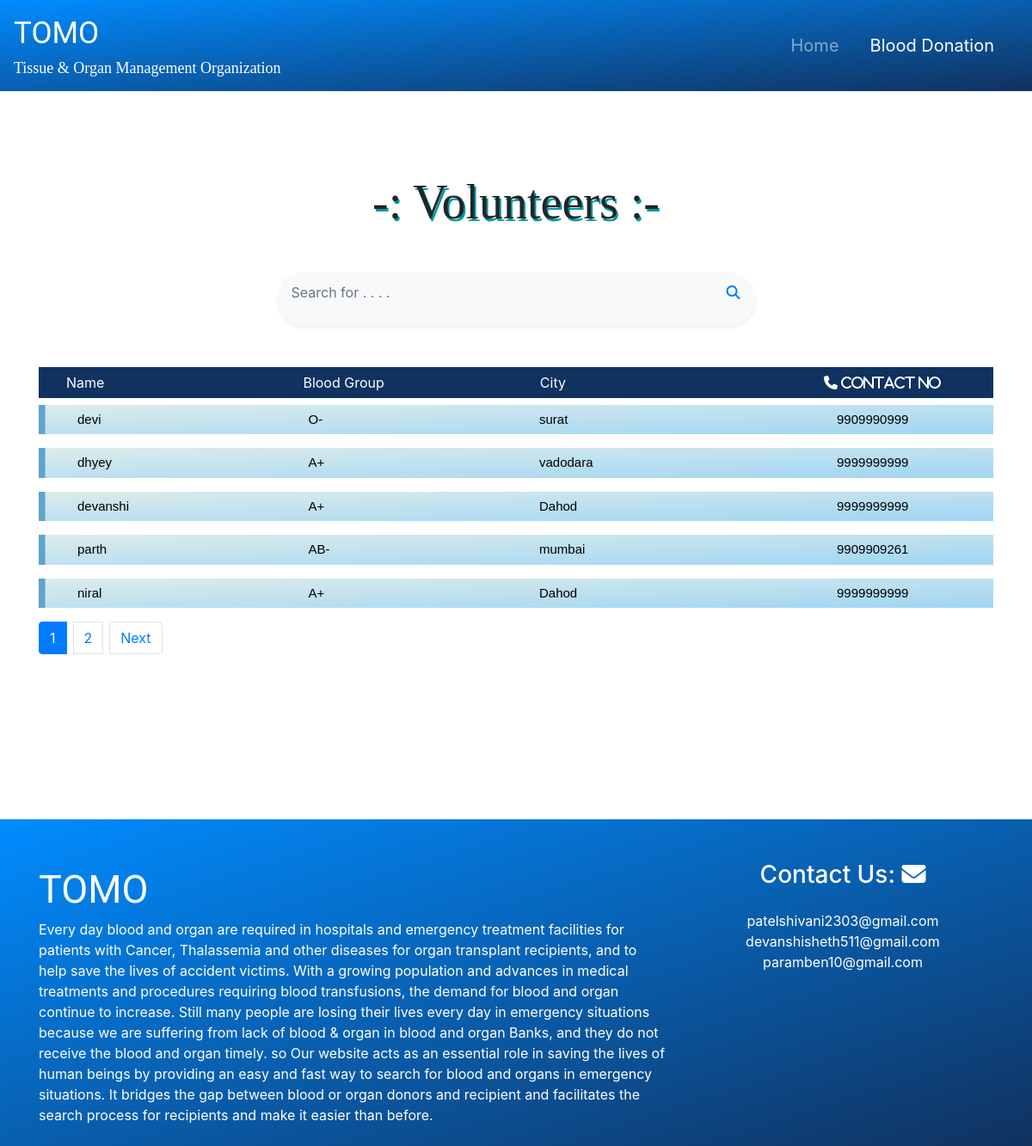
Page /Blood_Donation/VolunteerList/ on the committed database.
### blood_donation/models.py (models this page shows)
class Volunteer(models.Model):
    volunteer_email=models.CharField(max_length=50,primary_key=True,help_text ='write your email')
    volunteer_name=models.CharField(max_length=30)
    volunteer_city=models.CharField(max_length=20)
    volunteer_mobile_no=models.CharField(max_length=10)
    volunteer_bloodGroup=models.CharField(max_length=10,default=None)
    volunteer_gender=models.CharField(max_length=10,default=None)

### blood_donation/views.py (the view)
def VolunteerList(request):
    volunteers=Volunteer.objects.all()
    if volunteers.exists():
        paginator = Paginator(volunteers,5)
        page = request.GET.get('page', 1)
        try:
            volunteerss = paginator.page(page)
        except PageNotAnInteger:
            users = paginator.page(1)
        except EmptyPage:
            users = paginator.page(paginator.num_pages)
        return render(request, 'VolunteerList.html', {'volunteers':volunteerss})
    return render(request, 'VolunteerList.html')

### blood_donation/templates/VolunteerList.html (shortened to what this page needs)
<html>
<head>
    {% load static %}
    <link rel="stylesheet" type="text/css" href="{% static 'css/style3.css' %}">
    <link rel="stylesheet" href="https://stackpath.bootstrapcdn.com/bootstrap/4.4.1/css/bootstrap.min.css">
</head>
<body>
    <nav class="navbar navbar-expand-lg navbar-dark sticky-top" style="background:rgb(1, 140, 255); background: linear-gradient(to top left, #10325f, rgb(1, 140, 255) ); ">
        <a class="navbar-brand" href="#" style="font-size: 35px;">TOMO <br>
          <span style="font-size:18px; font-family:'Times New Roman', serif;">  Tissue & Organ Management Organization <span>
        </a>
        <div class="collapse navbar-collapse justify-content-end" id="navbarNavAltMarkup">
            <div class="navbar-nav" style="font-size: 20px;">
                <a class="nav-item nav-link" href="/">Home</a>
                <a class="nav-item nav-link active" href="/Blood_Donation/BloodDonationHome"><span class="sr-only">(current)</span> Blood Donation</a>
            </div>
        </div>
    </nav>
    <div class="container my-5">
        <h2 class="text-center display-4 pt-5 mb-5" style="font-family:'Times New Roman', Times, serif; text-shadow:2px 3px rgb(4, 153, 153);">-: Volunteers :-</h2>
        <div class="p-1 bg-light rounded rounded-pill shadow-sm my-5" style="width:50%;margin: auto;">
            <form action="/Blood_Donation/searchBloodGroup/" method="GET" value="{{request.GET.q}}">
                <div class="input-group">
                    <input id="search" type="text" name="q" value="{{request.GET.q}}" placeholder="Search for . . . . " aria-describedby="button-addon1" class="form-control border-0 bg-light" style="box-shadow: none;">
                    <div class="input-group-append">
                        <button type="submit" name="submit" value="Search" class="btn btn-link text-primary"><i class="fa fa-search"></i></button>
                    </div>
                </div>
            </form>
        </div>
         {% if volunteers %}
        <div class="list" style="background-color:#10325f; color:white; padding: .4em .4em .4em 2em;">
            <div class="row">
                <div class="col">
                    Name
                </div>
                <div class="col">
                    Blood Group
                </div>
                <div class="col">
                    City
                </div>
                <div class="col text-center">
                    <i class="fa fa-phone" aria-hidden="true"> Contact No</i>
                </div>
            </div>
        </div>
        {% for vol in volunteers%}
        <div class="list-type4">
            <ol>
                <li>
                    <div class="row">
                        <div class="col">
                            {{vol.volunteer_name}}
                        </div>
                        <div class="col">
                            {{vol.volunteer_bloodGroup}}
                        </div>
                        <div class="col">
                            {{vol.volunteer_city}}
                        </div>
                        <div class="col text-center">
                            {{vol.volunteer_mobile_no}}
                        </div>
                    </div>
                </li>
            </ol>
        </div>
        {% endfor%} {% endif %}
        {% if volunteers.has_other_pages %}
        <ul class="pagination">
             {% for i in volunteers.paginator.page_range %} {% if volunteers.number == i %}
            <li class="active page-item mr-2"><a class="page-link">{{ i }}  <span class="sr-only">(current)</span></a></li>
            {% else %}
            <li class="page-item mr-2"><a class="page-link" href="?page={{ i }}">{{ i }}</a></li>
            {% endif %} {% endfor %} {% if volunteers.has_next %}
            <li class="page-item mr-2"><a class="page-link" href="?page={{ volunteers.next_page_number }}">Next</a></li>
            {% endif %}
        </ul>
        {% endif %}
    </div>
    <br>
    <br>
    <br>
    <br>
    <br>
    <br>
    <footer class="pt-5 pb-2" style="background:rgb(1, 140, 255); background: linear-gradient(to top left, #10325f, rgb(1, 140, 255) );  ">
        <div class="container text-white">
            <div class="row">
                <div class="col-lg-8 col-md-12 mb-4 mb-md-0">
                    <div class="logo-part">
                        <a class="w-50 logo-footer" style="  font-family: 'Lobster', cursive;
                        font-size: 45px;"> TOMO</a>
                        <p>Every day blood and organ are required in hospitals and emergency treatment facilities for patients with Cancer, Thalassemia and other diseases for organ transplant recipients, and to help save the lives of accident victims. With
                            a growing population and advances in medical treatments and procedures requiring blood transfusions, the demand for blood and organ continue to increase. Still many people are losing their lives every day in emergency situations
                            because we are suffering from lack of blood & organ in blood and organ Banks, and they do not receive the blood and organ timely. so Our website acts as an essential role in saving the lives of human beings by providing an
                            easy and fast way to search for blood and organs in emergency situations. It bridges the gap between blood or organ donors and recipient and facilitates the search process for recipients and make it easier than before.
                        </p>
                    </div>
                </div>
                <div class="col-lg-4 col-md-12 mb-4 mb-md-0 text-center">
                    <h3 class="text mb-4">Contact Us: <i class="fa fa-envelope" aria-hidden="true"></i>
                    </h3>
                    <ul class="list-unstyled">
                        <li class="text-white">
                            patelshivani2303@gmail.com
                        </li>
                        <li class="text-white">
                            devanshisheth511@gmail.com
                        </li>
                        <li class="text-white">
                            paramben10@gmail.com
                        </li>
                    </ul>
                </div>
            </div>
        </div>
    </footer>
</body>
</html>

### blood_donation/static/css/style3.css (style rules this page uses)
.navbar-brand { font-family: 'Lobster', cursive; font-size: 30px; }
.navbar-nav a:after, .navbar-nav a:before { transition: all .5s; }
.navbar-nav a { position: relative; margin-right: 20px; }
.navbar-nav a:after { position: absolute; bottom: 0; left: 0; right: 0; margin: auto; width: 0%; content: '.'; color: transparent; background: #aaa; height: 1px; }
.col { margin: auto; }

### blood_donation/templates/VolunteerList.html (style rules this page uses)
.list-type4 { width: 100%; margin: 0 auto; }
.list-type4 ol { counter-reset: li; list-style: none; *list-style: decimal; font-size: 15px; font-family: 'Raleway', sans-serif; padding: 0; }
.list-type4 .row { padding: .4em .4em .4em 2em; *padding: .4em; margin: .5em 0; background: rgb(147, 240, 212); background: linear-gradient(to top left, rgb(160, 213, 243), rgb(220, 236, 235)); color: black; text-decoration: none; box-shadow: inset 0.5em 0 rgb(94, 164, 204); -webkit-transition: box-shadow 1s; transition: box-shadow 1s; }

### rows in the picture
Volunteer: volunteer_name "devi", volunteer_bloodGroup "O-", volunteer_city "surat", volunteer_mobile_no "9909990999"
Volunteer: volunteer_name "dhyey", volunteer_bloodGroup "A+", volunteer_city "vadodara", volunteer_mobile_no "9999999999"
Volunteer: volunteer_name "devanshi", volunteer_bloodGroup "A+", volunteer_city "Dahod", volunteer_mobile_no "9999999999"
Volunteer: volunteer_name "parth", volunteer_bloodGroup "AB-", volunteer_city "mumbai", volunteer_mobile_no "9909909261"
Volunteer: volunteer_name "niral", volunteer_bloodGroup "A+", volunteer_city "Dahod", volunteer_mobile_no "9999999999"

### other values in the picture
{{ i }} "1"
{{ i }} "2"
